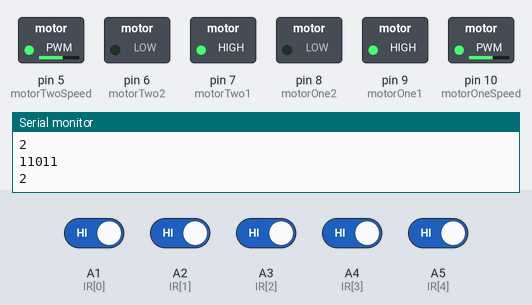
The sketch below on a simulated Arduino Uno, built with avr-gcc and run on an emulated ATmega328P. Shown: switched loads named in the sketch (green lamp = pin HIGH), the last lines printed to the serial monitor. Dashed ring = blinking. The test bench sets the inputs (shaded band); at power-on: A1 (IR[0]), A2 (IR[1]), A3 (IR[2]), A4 (IR[3]), A5 (IR[4]) HIGH.

Above: at 1.3 s.
1.4 s: A1 (IR[0]) driven LOW
At 1.58 s:
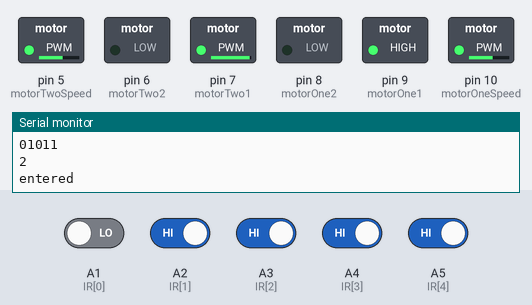
4.4 s: A2 (IR[1]) driven LOW
6.2 s: A5 (IR[4]) driven LOW
At 7.0 s:
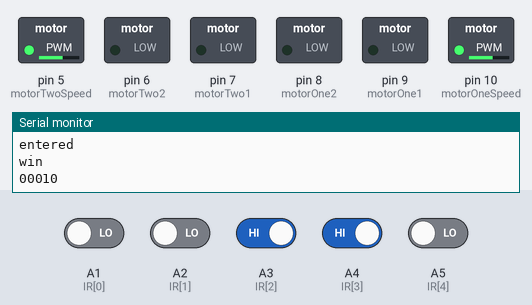
8.1 s: A1 (IR[0]) driven HIGH
At 9.78 s:
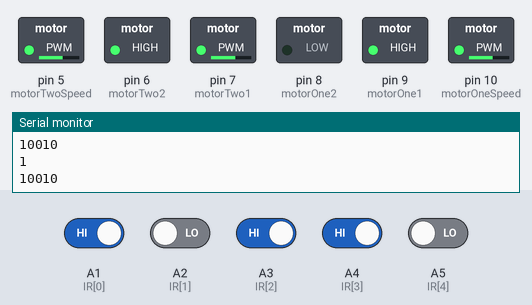
11.1 s: A2 (IR[1]) driven HIGH
14.1 s: A3 (IR[2]) driven LOW
At 15.5 s:
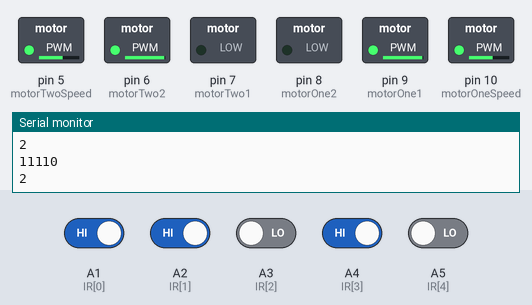
Timing chart, 0 to 16.6 s (numbered marks = the images above; inputs shaded):
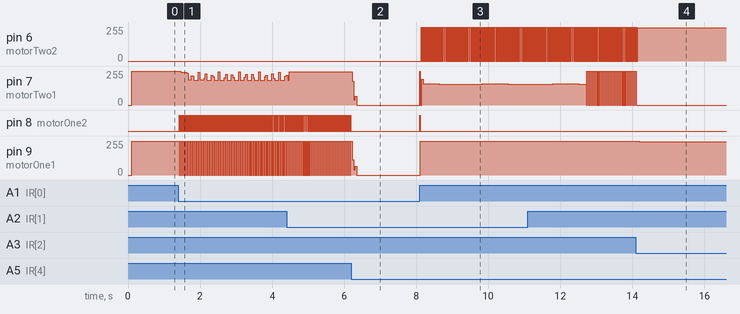

Measured:
- after the input at 6.2 s, pin 7 (motorTwo1): 248/255 → 0/255 at once; pin 8 (motorOne2): stops changing and stays LOW
- after the input at 8.1 s, pin 6 (motorTwo2): alternates 255/255 for 0.02 s and 0/255 for 0.03 s, starting at once; pin 7 (motorTwo1): 0/255 → 160/255 at once, → 154/255 0.53 s later, → 160/255 1.2 s later, → 154/255 0.72 s later; pin 8 (motorOne2): LOW → HIGH at once, → LOW 0.02 s later; pin 9 (motorOne1): 0/255 → 255/255 at once
- after the input at 14.1 s, pin 7 (motorTwo1): goes on until 14.1 s, then stays 0/255; pin 9 (motorOne1): 255/255 → 249/255 after 0.09 s

The sketch:

tryst.ino
```cpp
const int motorOne1=9;//left motor foward
const int motorOne2=8;//left motor back
const int motorTwo1=7;
const int motorTwo2=6;
const int motorOneSpeed = 10;
const int motorTwoSpeed = 5;
//A3 is reverse logic
const int IR[5]={A1,A2,A3,A4,A5};
//this shitty setup has a reverse logic IR -A3
int val[5];
void setup() {
  pinMode(motorOne1,OUTPUT);
  pinMode(motorOne2,OUTPUT);
  pinMode(motorTwo1,OUTPUT);
  pinMode(motorTwo2,OUTPUT);
  pinMode(motorOneSpeed,OUTPUT);
  pinMode(motorTwoSpeed,OUTPUT);
  analogWrite(motorOneSpeed,150);
  analogWrite(motorTwoSpeed,150);
  Serial.begin(9600);
  delay(100);
}
void loop() {
  moveForward(3000);
}
void moveForward(int forwardTime)
{
  int zone=2;
  for(int t=0;t<forwardTime;t=t+10)
  {
      for(int i=0;i<5;i++)
      {
        val[i]=digitalRead(IR[i]);
        //because that fuckall shitty reverse sensor
        val[2]=val[2]+1;
        val[2]=val[2]%2;
        Serial.print(val[i]);
      }
      Serial.println();
      Serial.println(zone);
      if(val[0]==0)
      {
        Serial.println("entered");
        //there may be a path towards left
        forward(5);
        zone=0;
        for(int i=0;i<5;i++)
        {
          val[i]=digitalRead(IR[i]);
          //because that fuckall shitty reverse sensor
          val[2]=val[2]+1;
          val[2]=val[2]%2;
        }
        if (val[0]==0 && val[4]==0)
        {
          digitalWrite(13,HIGH);
          Serial.println("win");
        }
        else
        {
          turnRight(10);
          int t=0;
          while(t==0)
          {
            turnRight(5);
            for(int i=0;i<5;i++)
            {
              val[i]=digitalRead(IR[i]);
              //because that fuckall shitty reverse sensor
              val[2]=val[2]+1;
              val[2]=val[2]%2;
            }
            for(int i=0;i<5;i++){
              Serial.print(val[i]);
            }
            Serial.println();
            if (val[2]==0 || val[1]==0 || val[3]==0)
            {
              t=1;
              if(val[1]==0)
              zone=1;
              else if (val[3]==0)
              zone=3;
              else{
                Serial.println("this does get entered");
                zone=2;
              }

              //move forward
              forward(20);
            }
          }
        }
      }
      else if(val[4]==0)
      {
        zone=4;
        //there may be a path towards right
        forward(5);
        for(int i=0;i<5;i++)
        {
          val[i]=digitalRead(IR[i]);
          //because that fuckall shitty reverse sensor
          val[2]=val[2]+1;
          val[2]=val[2]%2;
        }
        if (val[0]==0 && val[4]==0)
        {
          digitalWrite(13,HIGH);
          Serial.println("win");
        }
        else
         {
            turnLeft(10);
            int t=0;
            while(t==0)
            {
              turnLeft(5);
              for(int i=0;i<5;i++)
              {
                val[i]=digitalRead(IR[i]);
                //because that fuckall shitty reverse sensor
                val[2]=val[2]+1;
                val[2]=val[2]%2;
              }
              if (val[2]==0 || val[1]==0 || val[3]==0)
              {
                t=1;
                if(val[1]==0)
                zone=1;
                else if (val[3]==0)
                zone=3;
                else
                zone=2;
                //move forward
                forward(20);
              }
            }
          }
      }
      else if (val[2]==0 || val[1]==0 || val[3]==0)
      {
        if(val[1]==0)
          zone=1;
        else if (val[3]==0)
          zone=3;
        else
          zone=2;
        //move forward
        forward(20);
      }
      else
      {
        if (zone==1)
          turnRight(5);
        if (zone==3)
          turnLeft(5);
        if (zone==4)
          turnRight(10);
        if (zone==0)
          turnLeft(5);
        if (zone==2)
          forward(5);
    }
  }
}

void turnRight(int turnTime)
{
  //right wheel backwards
  digitalWrite(motorOne1,LOW);
  digitalWrite(motorOne2,HIGH);
  //left wheel forward
  digitalWrite(motorTwo1,HIGH);
  digitalWrite(motorTwo2,LOW);
  //till left turn
  delay(turnTime);
  //all at rest
  digitalWrite(motorOne1,LOW);
  digitalWrite(motorOne2,LOW);
  digitalWrite(motorTwo1,LOW);
  digitalWrite(motorTwo2,LOW);
}
void turnLeft(int turnTime)
{
  //right wheel forward
  digitalWrite(motorOne1,HIGH);
  digitalWrite(motorOne2,LOW);
  //left wheel backward
  digitalWrite(motorTwo1,LOW);
  digitalWrite(motorTwo2,HIGH);
  //till right turn
  delay(turnTime);
  //all at rest
  digitalWrite(motorOne1,LOW);
  digitalWrite(motorOne2,LOW);
  digitalWrite(motorTwo1,LOW);
  digitalWrite(motorTwo2,LOW);
}
void forward(int forwardTime)
{
  //right wheel forward
  digitalWrite(motorOne1,HIGH);
  digitalWrite(motorOne2,LOW);
  //left wheel forward
  digitalWrite(motorTwo1,HIGH);
  digitalWrite(motorTwo2,LOW);
  //till
  delay(forwardTime);
  //all at rest
  digitalWrite(motorOne1,LOW);
  digitalWrite(motorOne2,LOW);
  digitalWrite(motorTwo1,LOW);
  digitalWrite(motorTwo2,LOW);
}
void backward(int backwardTime)
{
  //right wheel backward
  digitalWrite(motorOne1,LOW);
  digitalWrite(motorOne2,HIGH);
  //left wheel backward
  digitalWrite(motorTwo1,LOW);
  digitalWrite(motorTwo2,HIGH);
  //till
  delay(backwardTime);
  //all at rest
  digitalWrite(motorOne1,LOW);
  digitalWrite(motorOne2,LOW);
  digitalWrite(motorTwo1,LOW);
  digitalWrite(motorTwo2,LOW);
}
```
